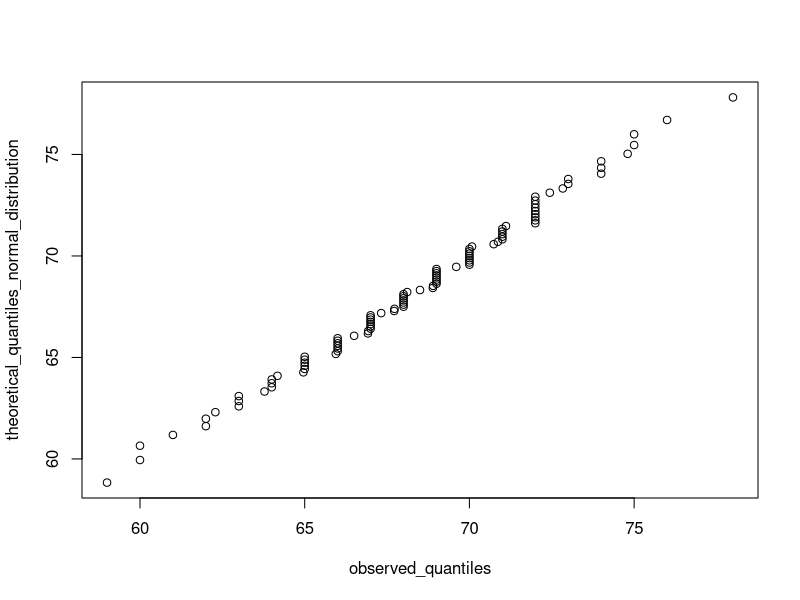
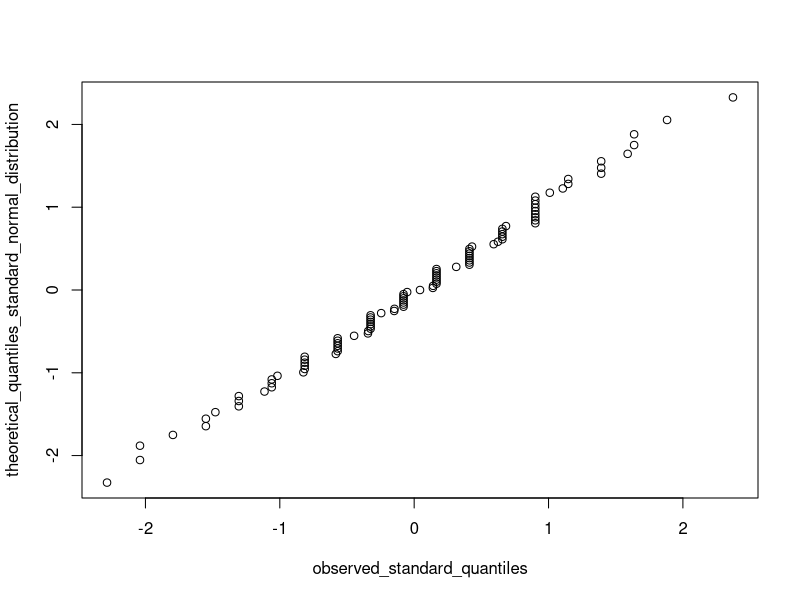
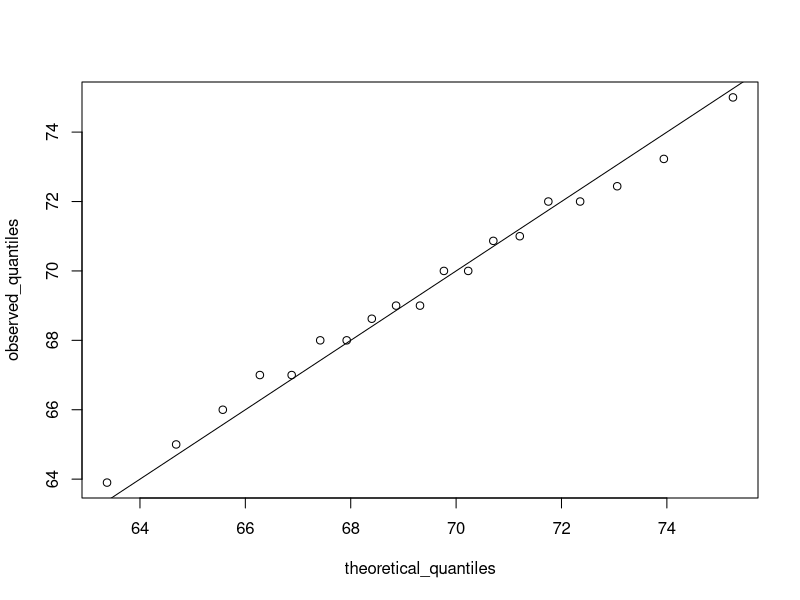
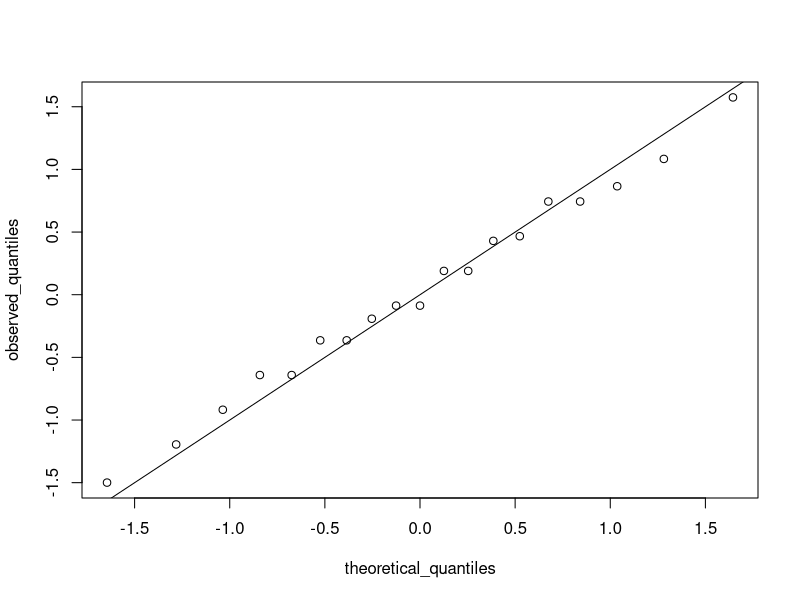

R code for these plots, in order:
# Key points Quantile-quantile plots, or QQ-plots, are used to check whether
# distributions are well-approximated by a normal distribution. Given a
# proportion p, the quantile q is the value such that the proportion of values
# in the data below q is p. In a QQ-plot, the sample quantiles in the observed
# data are compared to the theoretical quantiles expected from the normal
# distribution. If the data are well-approximated by the normal distribution,
# then the points on the QQ-plot will fall near the identity line (sample =
# theoretical). Calculate sample quantiles (observed quantiles) using the
# quantile() function. Calculate theoretical quantiles with the qnorm()
# function. qnorm() will calculate quantiles for the standard normal
# distribution (μ=0,σ=1) by default, but it can calculate quantiles for any
# normal distribution given mean() and sd() arguments. We will learn more about
# qnorm() in the probability course. Note that we will learn alternate ways to
# make QQ-plots with less code later in the series.

library(tidyverse)
library(dslabs)
data(heights)

p = seq(0.01,0.99,0.01)
#quantiles on actual values 
observed_quantiles = quantile(heights$height, p)
#quantiles on values in standard units
observed_standard_quantiles = quantile(scale(heights$height), p)

theoretical_quantiles_normal_distribution = qnorm(p, mean(heights$height), sd(heights$height))
theoretical_quantiles_standard_normal_distribution = qnorm(p, mean = 0, sd=1)


plot(observed_quantiles, theoretical_quantiles_normal_distribution)
plot(observed_standard_quantiles, theoretical_quantiles_standard_normal_distribution)


#Another code
# define x and z
library(tidyverse)
library(dslabs)
data(heights)
index <- heights$sex=="Male"
x <- heights$height[index]
z <- scale(x)

# proportion of data below 69.5
mean(x <= 69.5)

# calculate observed and theoretical quantiles
p <- seq(0.05, 0.95, 0.05)
observed_quantiles <- quantile(x, p)
theoretical_quantiles <- qnorm(p, mean = mean(x), sd = sd(x))

# make QQ-plot
plot(theoretical_quantiles, observed_quantiles)
abline(0,1)

# make QQ-plot with scaled values
observed_quantiles <- quantile(z, p)
theoretical_quantiles <- qnorm(p)
plot(theoretical_quantiles, observed_quantiles)
abline(0,1)
